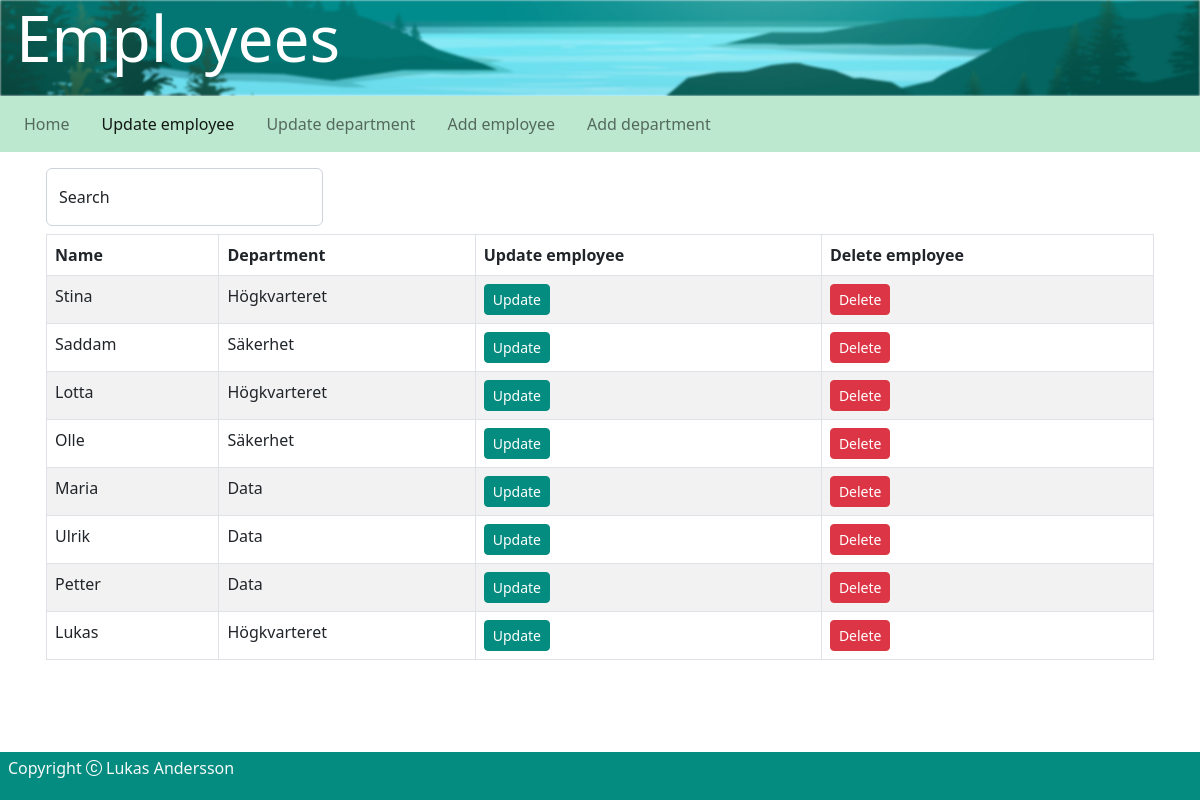
Page /employees on the earlier database version.
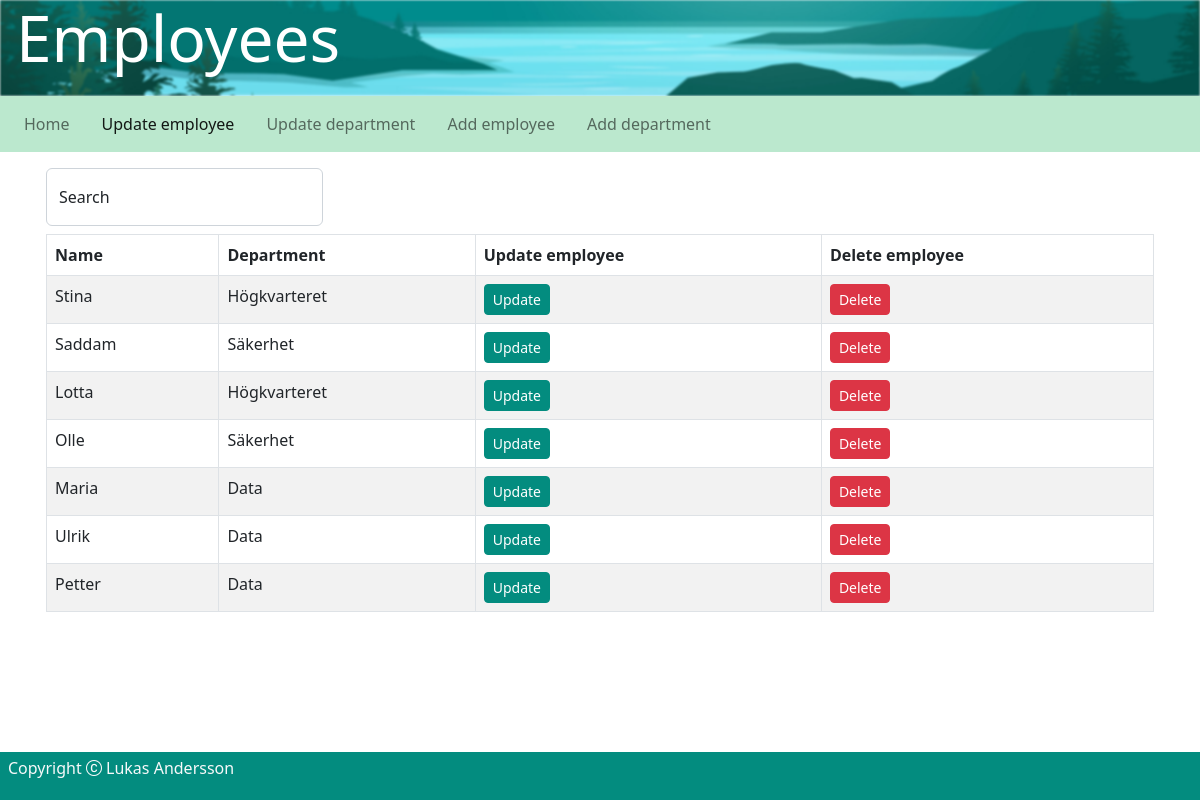
Same page on the later database version.
### tables this page shows
CREATE TABLE employed(
        id INTEGER PRIMARY KEY,
        name TEXT NOT NULL,
        phone_nr TEXT,
        salary INTEGER,
        manager INTEGER REFERENCES employed(id),
        department TEXT REFERENCES department(dept_id)
    );

CREATE TABLE department(
        dept_id TEXT PRIMARY KEY,
        name TEXT
    );

### my_server/main/routes.py (the view)
@main.route('/employees')
def list_empl():
    employees = dbh.select_sql('employed.name, department.name, id', 'employed JOIN department ON employed.department = department.dept_id')
    return render_template('list_empl.html', employees = employees)

### my_server/db_handler.py (called while the page is built)
def create_connection(db_file=DB_PATH):
    conn = None
    try:
        conn = sqlite3.connect(db_file)
    except sqlite3.Error as e:
        print(e)
    return conn

def select_sql(values, table):
    data = []
    command = f'SELECT {values} FROM {table}'
    conn = create_connection()
    cur = conn.cursor()
    try:
        output = cur.execute(command)
        data = output.fetchall()
    except Exception as e:
        print(e)
    conn.close()
    return data

### my_server/templates/list_empl.html (shortened to what this page needs)
{% extends 'base.html' %}
{% set doc_title = 'Employees' %}
{% set upd_empl_active = 'active' %}
{% block content %}
<div class="input-group w-25">
    <div class="form-floating mb-2">
        <input type="search" id="search1" class="form-control" placeholder="Search" />
        <label class="form-label" for="search1">Search</label>
    </div>
</div>
<table class="table table-striped table-hover table-bordered" aria-label="Employees">
    <thead>
        <tr>
            <th>Name</th>
            <th>Department</th>
            <th>Update employee</th>
            <th>Delete employee</th>
        </tr>
    </thead>
    <tbody id="myTable">
        {% for employee in employees %}
        <tr>
            <td>{{ employee[0] }}</td>
            <td>{{ employee[1] }}</td>
            <td><button class="btn btn-primary btn-sm update-btn" data-id="{{ employee[2] }}">Update</button></td>
            <td><button class="delete btn btn-danger btn-sm" data-id="{{ employee[2] }}">Delete</button></td>
        </tr>
        {% endfor %}
    </tbody>
</table>
{% endblock content %}

Differences in the rows shown:
removed employed: name "Lukas", name "Högkvarteret"
